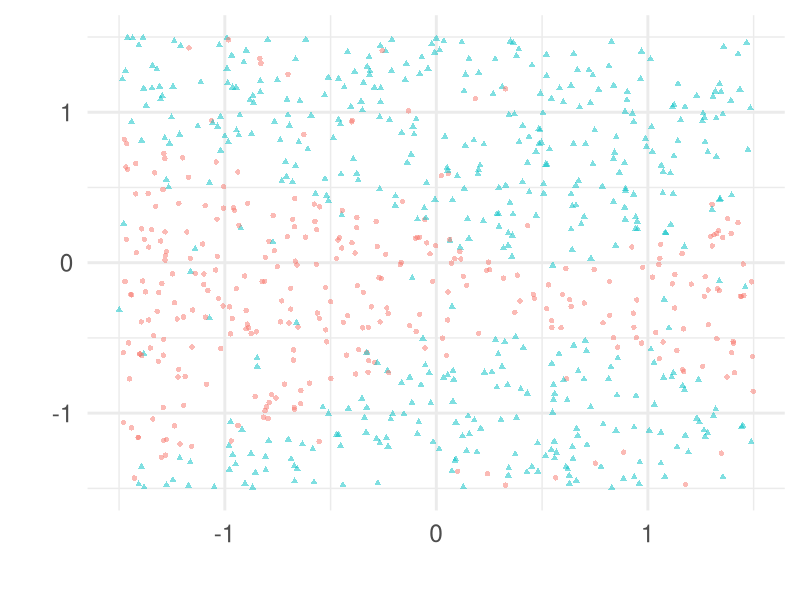
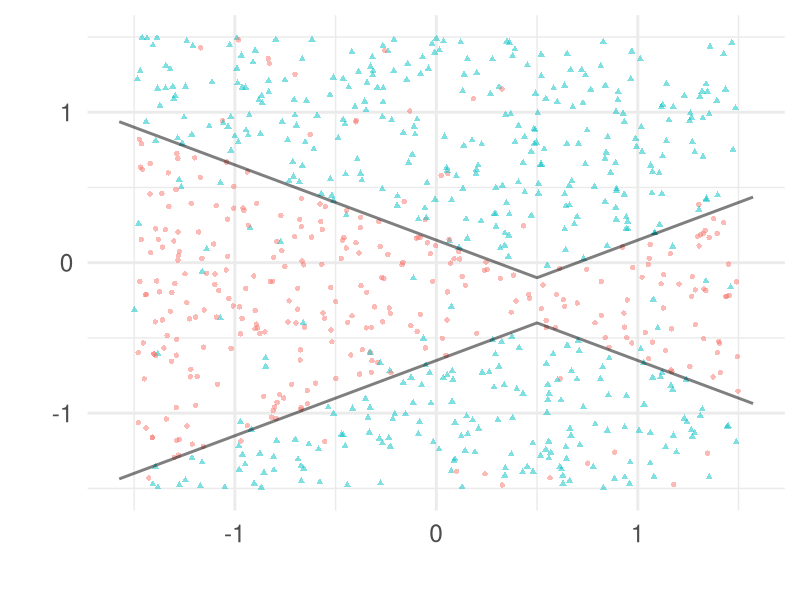
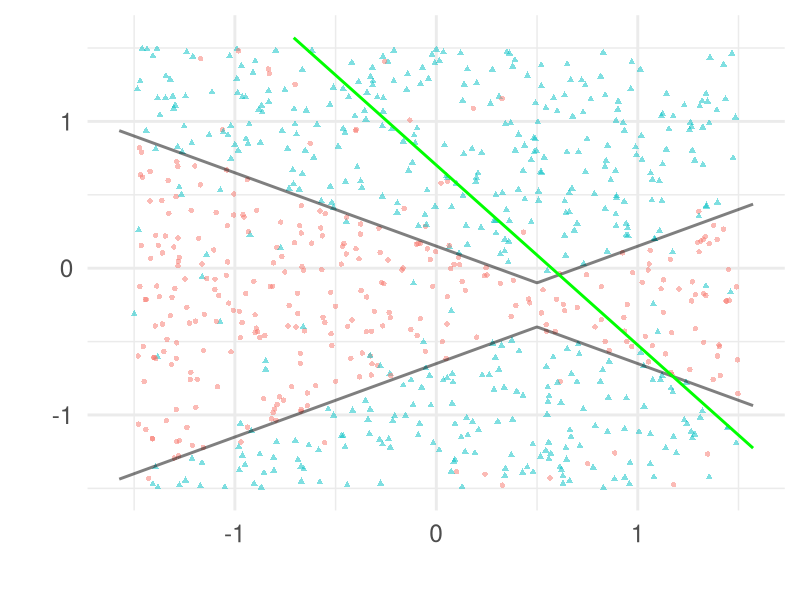
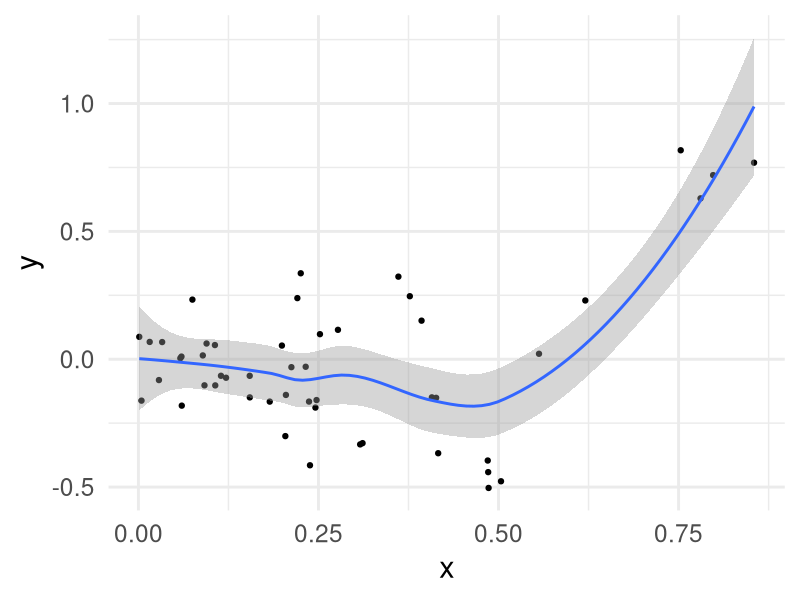

Source code (R) for these figures, in order:
## ---- chunk 1
knitr::opts_chunk$set(echo = TRUE)
library(tidyverse) # required
library(broom)     # required
library(modelr)    # for data_grid
theme_set(theme_minimal(base_size = 22))
## ---- chunk 2
# sample size
n <- 800
# function with zero set that
# defines the perfect (Bayes) decision boundary
true_boundary_function <- function(x1, x2) {
  # experiment with changing this
  abs(x1-.5) - abs(2*x2+.5) + .3
}
train <- data.frame(
  # change the distribution
  # or scale as needed
  x1 = 1.5*(1 - 2*runif(n)),
  x2 = 1.5*(1 - 2*runif(n))
) %>% 
  mutate(
    # labels if classes were perfectly separated
    separable = true_boundary_function(x1,x2) > 0,
    # labels if classes are "noisy"
    y = factor(rbinom(n, 1, 9/10 - (8/10) * as.numeric(separable)))
  )
## ---- chunk 3
train_plot <-
  ggplot(train, aes(x1, x2)) +
  geom_point(aes(shape = y, color = y),
             alpha = .5, show.legend = FALSE) +
  xlab("") + ylab("")
  
train_plot
## ---- chunk 4
decision_surface <- 
  data_grid(train,
          x1 = seq_range(x1, 300, expand = .05),
          x2 = seq_range(x2, 300, expand = .05)) %>%
  mutate(z = true_boundary_function(x1, x2))

boundary_plot <-
  train_plot +
  geom_contour(
    data = decision_surface,
    aes(x1, x2, z=z),
    bins = 2,
    size = 1,
    color = "black",
    alpha = .5)

boundary_plot
## ---- chunk 5
# Fit model
logit_model <-  
  glm(y ~ x1 + x2, family = "binomial", data = train)
# try formula + poly(x1,2) * poly(x2,2)

# Generate decision boundary
logit_surface <- logit_model %>%
   augment(type.predict = "response",
              newdata = decision_surface)
## ---- chunk 6
boundary_plot +
  geom_contour(
    data = logit_surface,
    aes(x1, x2, z = .fitted),
    size = 1,
    color = "green",
    bins = 2)
## ---- chunk 7
summary(logit_model)
## ---- chunk 8
# change this function
f <- function(x) x * sin(1/x^2)
n <- 50
train1d <- 
  data.frame(
    x = rbeta(n, 1, 3)
    ) %>%
  # change the noise level sd
  mutate(y = f(x) + rnorm(n, sd = .1))

# plot data and loess curve
ggplot(train1d, aes(x, y)) + 
  geom_point() +
  geom_smooth()
## ---- chunk 9

## ---- chunk 10

## ---- chunk 11

## ---- chunk 12

## ---- chunk 13

